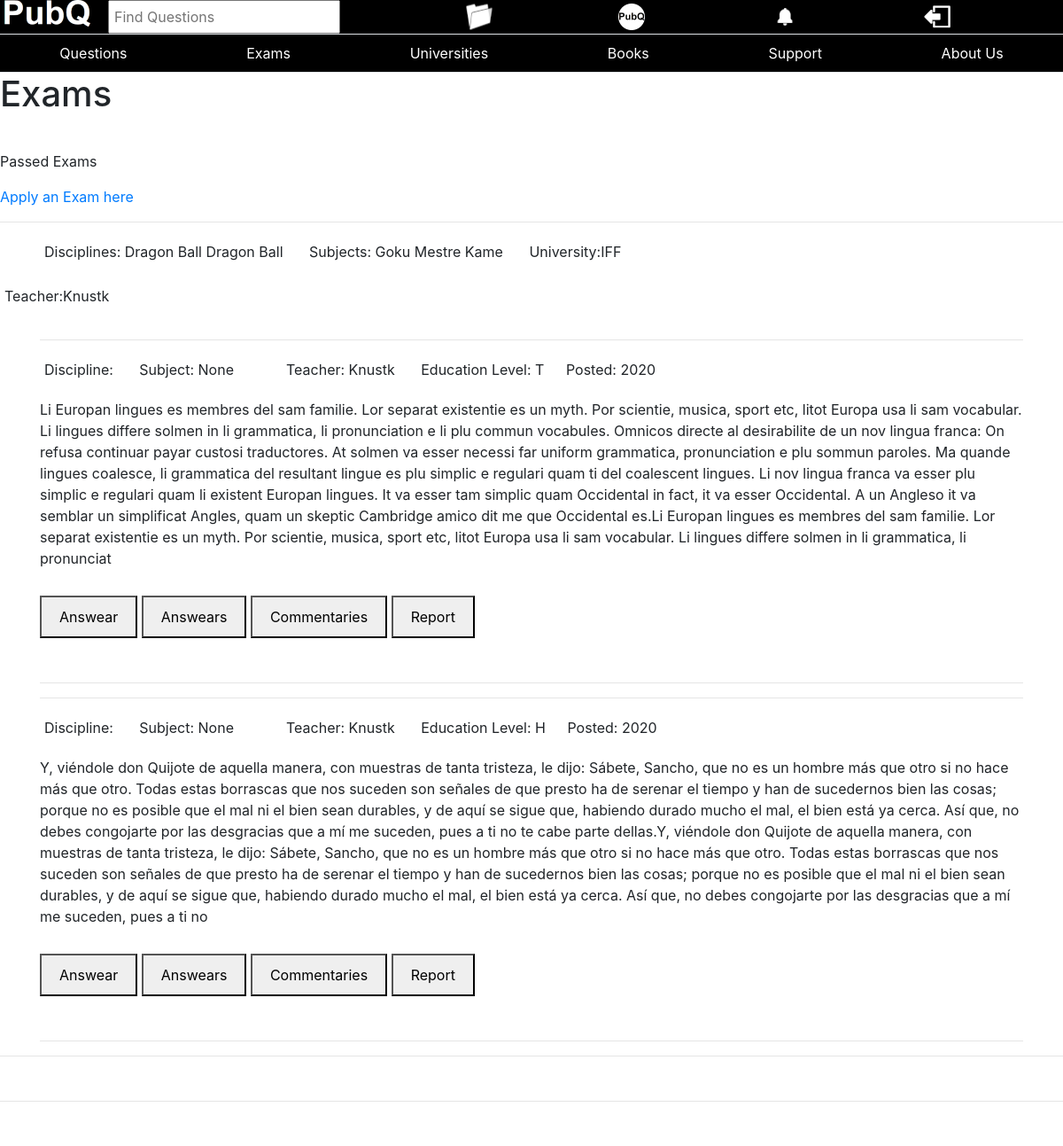
The page /exams/ (signed in) on the database as committed earlier.
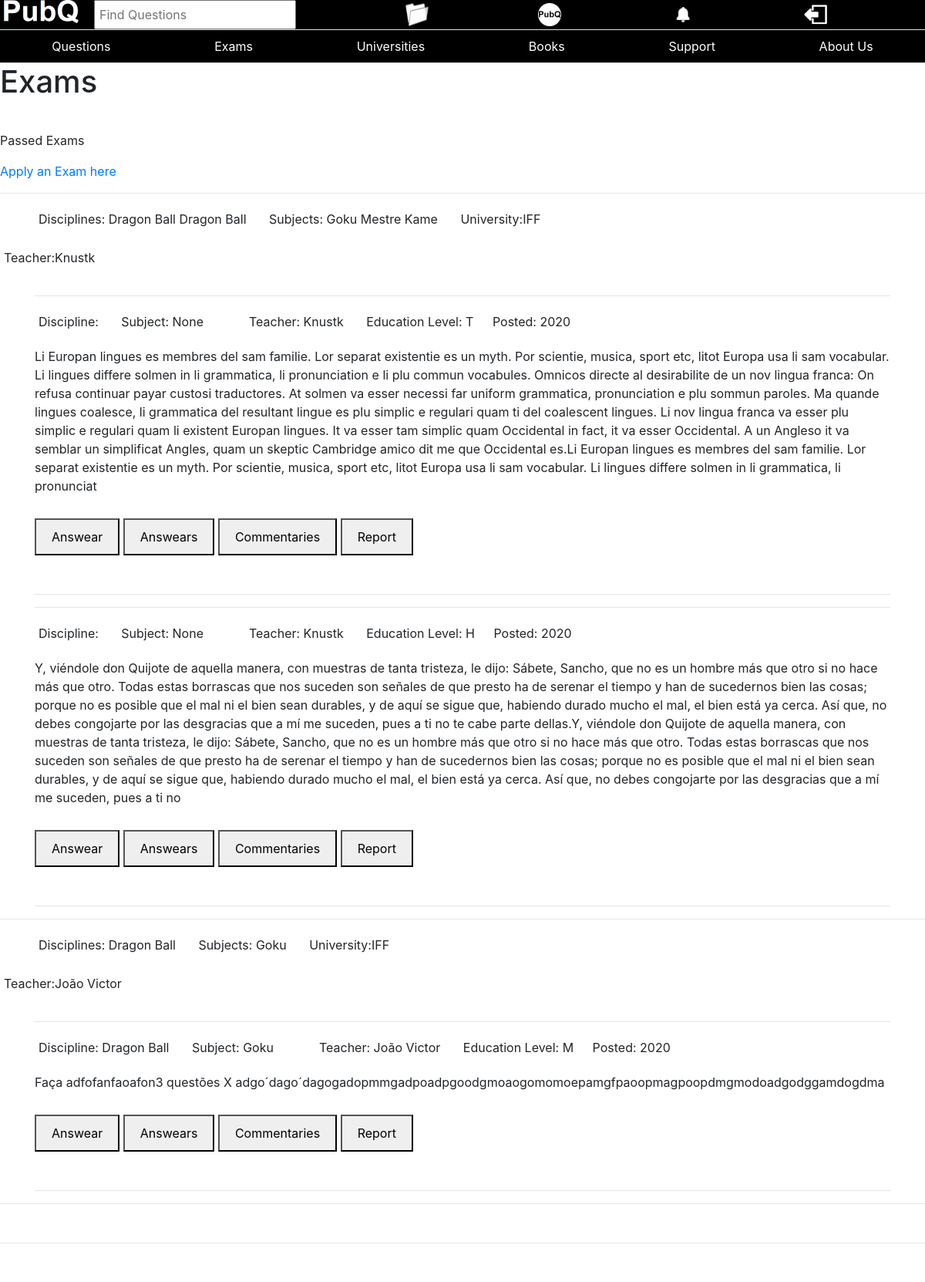
The same page on the database as committed later.
### base/models.py (models this page shows, shortened)
class Exam(models.Model):
    date_created = models.DateTimeField(auto_now_add=True, null=True)
    teacher_name = models.CharField(max_length=200)
    education_Level = models.CharField(max_length=1, choices=EDUCATIONS)
    university_name = models.CharField(max_length=200, blank=True, null=True)
    wrong_answears_count = models.IntegerField(default=0, blank=True)
    is_public = models.BooleanField(default=True, blank=True)
    pic_1 = models.ImageField(blank=True, null=True)
    pic_2 = models.ImageField(blank=True, null=True)
    pic_3 = models.ImageField(blank=True, null=True)
    pic_4 = models.ImageField(blank=True, null=True)
    pic_5 = models.ImageField(blank=True, null=True)
    subjects = models.ManyToManyField(Subject, blank=True)
    reports = models.ManyToManyField(Report, blank=True)

class Subject(models.Model):
    name = models.CharField(max_length=100)
    discipline_name = models.CharField(max_length=100)
    reports = models.ManyToManyField(Report, blank=True)
    def __str__(self):
        return self.name

class Question(models.Model):
    date_created = models.DateTimeField(auto_now_add=True, null=True)
    text = models.CharField(max_length=10000)
    teacher_name = models.CharField(max_length=200)
    university_name = models.CharField(max_length=200, blank=True, null=True)
    education_Level = models.CharField(max_length=1, choices=EDUCATIONS)
    answear = models.CharField(max_length=5000, blank=True, null=True)
    is_public = models.BooleanField(default=True, blank=True)
    wrong_answears_count = models.IntegerField(default=0, blank=True)
    pic_1 = models.ImageField(blank=True, null=True)
    pic_2 = models.ImageField(blank=True, null=True)
    exam = models.ForeignKey("Exam", on_delete=models.CASCADE, null=True, blank=True)
    subject = models.ForeignKey(Subject, on_delete=models.SET_NULL, null=True, blank=True)
    answears = models.ManyToManyField(Answear, blank=True)
    reports = models.ManyToManyField(Report, blank=True)

### base/views.py (the view)
# urls.py: path("exams/", views.exams, name="exams"),
@login_required(login_url="login")
def exams(request):
    exams = Exam.objects.filter(is_public=True)
    paginator = Paginator(exams, 6)
    page = request.GET.get("page")
    try:
        exams = paginator.page(page)
    except PageNotAnInteger:
        exams = paginator.page(1)
    except EmptyPage:
        exams = paginator.page(paginator.num_pages)
    context = {
        "page": page,
        "exams": exams,
    }
    return render(request, "base/exams.html", context)

### base/templates/base/exams.html (shortened to what this page needs)
{%  extends 'base/main.html' %}
{% block content %}
<div>
    <h1 style="margin-bottom:40px;">Exams</h1>
    <p>Passed Exams</p>
    <a href="{% url 'applyexam' %}" type="submit">Apply an Exam here</a>
    <hr>
    {% for exam in exams %}
        {% include 'base/exam_display.html' %}
    {% endfor %}
</div>
{% endblock %}

### base/templates/base/exam_display.html (shortened to what this page needs)
{% load static %}
<div class="container">
    <div style="display:inline-block; margin:5px; margin-right:20px;">
        <p>Disciplines:
        {% for subject in exam.subjects.all %}
            {{subject.discipline_name}}
        {% endfor %}
        </p>
    </div>
    <div style="display:inline-block; margin:5px; margin-right:20px;">
        <p>Subjects:
        {% for subject in exam.subjects.all %}
            {{subject.name}}
        {% endfor %}
        </p>
    </div>
    {% if exam.university_name != None %}
        <div style="display:inline-block; margin:5px; margin-right:20px;">
            <p>University:{{exam.university_name}}</p>
        </div>
    {% endif %}
    </div>
    <div style="display:inline-block; margin:5px; margin-right:20px;">
        <p>Teacher:{{exam.teacher_name}}</p>
    </div>
    {% for question in exam.question_set.all %}
        {% include 'base/question_display.html' %}
    {% endfor %}
    <hr>
</div>

### base/templates/base/question_display.html (shortened to what this page needs)
{% load static %}
<div class="container">
   <hr>
    <div style="display:block; margin-bottom:50px; margin-bottom:50px;">
        <div style="display:block;">
            <div style="display:inline-block; margin:5px; margin-right:20px;">
                <p>Discipline: {{question.subject.discipline_name}}</p>
            </div>
            <div style="display:inline-block; margin:5px; margin-right:20px;">
                <p>Subject: {{question.subject}}</p>
            </div>
            <div style="display:inline-block; margin:5px; margin-right:20px;">
                <p>Teacher: {{question.teacher_name}}</p>
            </div>
            <div style="display:inline-block; margin:5px; margin-right:20px;">
                <p>Education Level: {{question.education_Level}}</p>
            </div>
            <div style="display:inline-block;">
                <p>Posted: {{question.date_created.year}}</p>
            </div>
        </div>
        <div>
            <p style="margin-bottom:30px;">{{question.text}}</p>
        </div>
        <button style="padding:10px; padding-right:20px; padding-left:20px;" type="submit">Answear</button>
        <button id="answears" style="padding:10px; padding-right:20px; padding-left:20px;"  onclick="Show">Answears</button>
        <button style="padding:10px; padding-right:20px; padding-left:20px;">Commentaries</button>
        <a href="postreport"><button style="padding:10px; padding-right:20px; padding-left:20px;">Report</button></a>
    </div>
    <hr>
</div>

Rows that differ between the two databases and show on the page:
added Exam: university_name "IFF", teacher_name "João Victor", Subject (discipline_name "Dragon Ball", name "Goku")
added Question: subject.discipline_name "Dragon Ball", subject "Goku", teacher_name "João Victor", education_Level "M", date_created.year "2020", text "Faça adfofanfaoafon3 questões X adgo´dago´dagogadopmmgadpoadpgoodgmoaogomomoepamgfpaoopmagpoopdmgmodoadgodggamdogdma", shown under "IFF"
